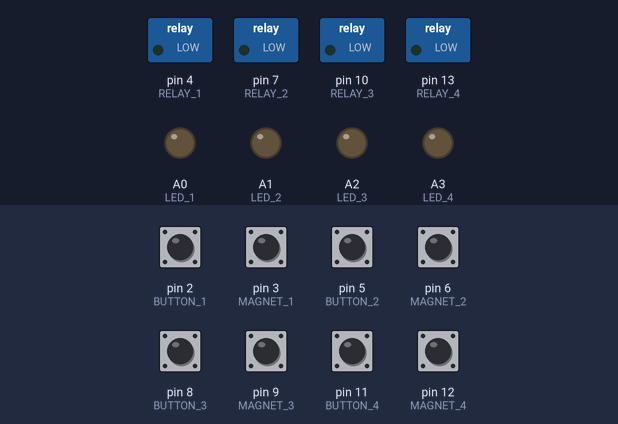
Bench run of a sketch on a simulated Arduino Uno, built with avr-gcc and run on an emulated ATmega328P. Parts: switched loads named in the sketch (green lamp = pin HIGH), output pins drawn as LEDs (lit = HIGH). The inputs (shaded band) are chosen by the test bench; at power-on: pin 2 (BUTTON_1), pin 3 (MAGNET_1), pin 5 (BUTTON_2), pin 6 (MAGNET_2), pin 8 (BUTTON_3), pin 9 (MAGNET_3), pin 11 (BUTTON_4), pin 12 (MAGNET_4) HIGH.

Above: at 1.2 s.
1.3 s: pin 2 (BUTTON_1) pulled LOW for 0.15 s
At 1.37 s:
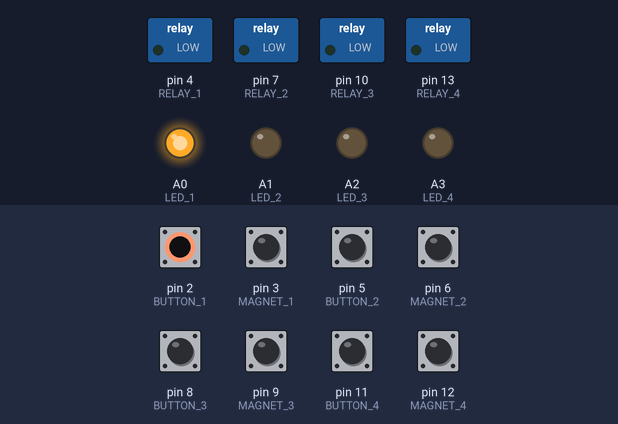
2.9 s: pin 3 (MAGNET_1) pulled LOW for 0.15 s
At 2.97 s:
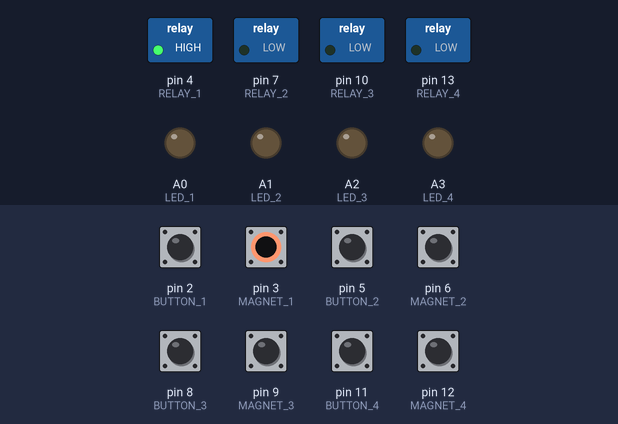
4.5 s: pin 5 (BUTTON_2) pulled LOW for 0.15 s
At 4.57 s:
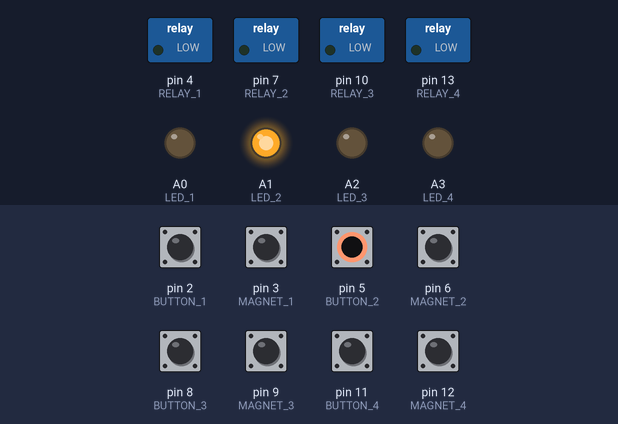
6.1 s: pin 6 (MAGNET_2) pulled LOW for 0.15 s
At 6.17 s:
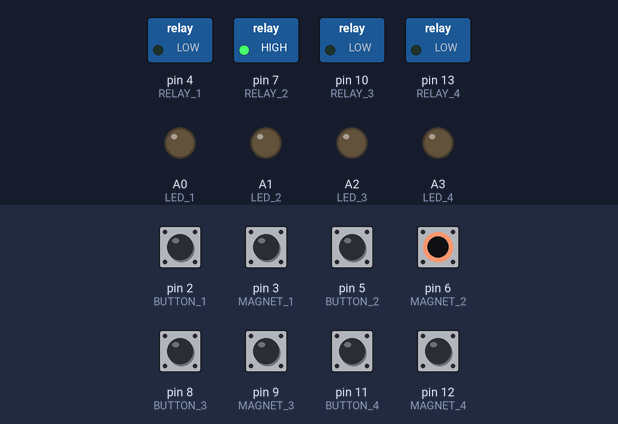
7.7 s: pin 8 (BUTTON_3) pulled LOW for 0.15 s
At 7.77 s:
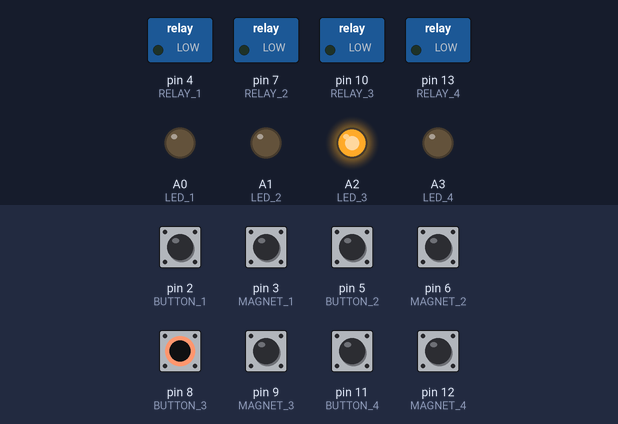
9.3 s: pin 9 (MAGNET_3) pulled LOW for 0.15 s
At 9.37 s:
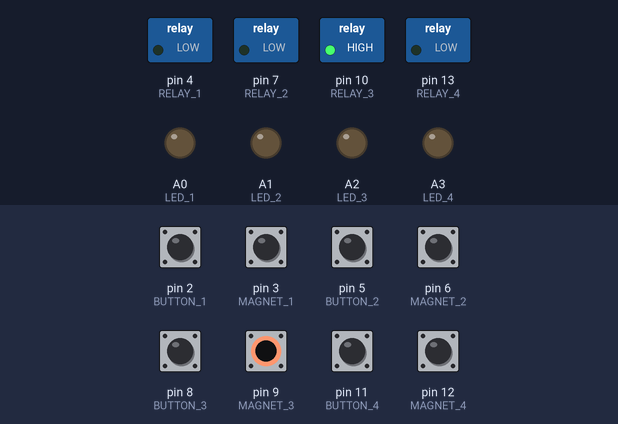
Timing chart, 0 to 11.9 s (numbered marks = the images above; inputs shaded):
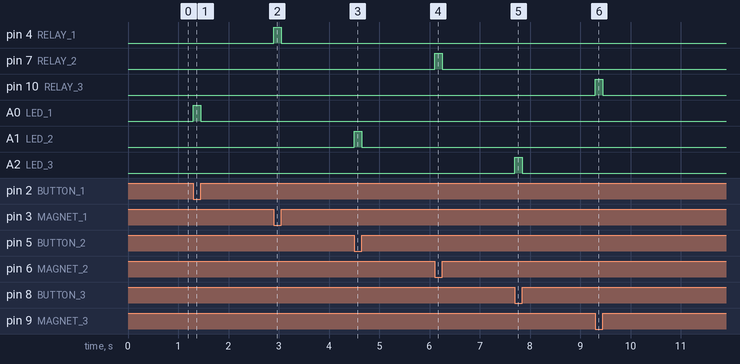

The sketch:

elevators.ino
```cpp
// Elevator 1
const int LED_1 = A0;
const int BUTTON_1 = 2;
const int MAGNET_1 = 3;
const int RELAY_1 = 4;

// Elevator 2
const int LED_2 = A1;
const int BUTTON_2 = 5;
const int MAGNET_2 = 6;
const int RELAY_2 = 7;

// Elevator 3
const int LED_3 = A2;
const int BUTTON_3 = 8;
const int MAGNET_3 = 9;
const int RELAY_3 = 10;

// Elevator 4
const int LED_4 = A3;
const int BUTTON_4 = 11;
const int MAGNET_4 = 12;
const int RELAY_4 = 13;

void setup() {
  // LED
  pinMode(LED_1, OUTPUT);
  pinMode(LED_2, OUTPUT);
  pinMode(LED_3, OUTPUT);
  pinMode(LED_4, OUTPUT);

  // Buttons
  pinMode(BUTTON_1, INPUT_PULLUP);
  pinMode(BUTTON_2, INPUT_PULLUP);
  pinMode(BUTTON_3, INPUT_PULLUP);
  pinMode(BUTTON_4, INPUT_PULLUP);

  // Magnets
  pinMode(MAGNET_1, INPUT_PULLUP);
  pinMode(MAGNET_2, INPUT_PULLUP);
  pinMode(MAGNET_3, INPUT_PULLUP);
  pinMode(MAGNET_4, INPUT_PULLUP);

  // Relays
  pinMode(RELAY_1, OUTPUT);
  pinMode(RELAY_2, OUTPUT);
  pinMode(RELAY_3, OUTPUT);
  pinMode(RELAY_4, OUTPUT);
}

void loop(void) {
  elevatorOne();
  elevatorTwo();
  elevatorThree();
  elevatorFour();
}

// Sensor logic for Elevator 1
void elevatorOne() {
  // IF BUTTON PRESSING
  if(digitalRead(BUTTON_1) == 0) {
    // TURN LED BUTTON ON
    digitalWrite(LED_1, 1);

    // TURN ELEVATORS
    digitalWrite(RELAY_1, LOW);
  }
  // ELSE BUTTON NOT PRESSING
  else {
    // TURN LED BUTTON OFF
    digitalWrite(LED_1, 0);

    // NORMAL ELEVATOR LOGIC
    // read magnet state
    int magnetState = digitalRead(MAGNET_1);
    // if magnets are not touching
    if (magnetState == HIGH) {
      // turn elevators
      digitalWrite(RELAY_1, LOW);
    }
    // else if magnets are touching
    else {
      // stop elevators
      digitalWrite(RELAY_1, HIGH);
    }
  }
}

// Sensor logic for Elevator 2
void elevatorTwo() {
  // IF BUTTON PRESSING
  if(digitalRead(BUTTON_2) == 0) {
    // TURN LED BUTTON ON
    digitalWrite(LED_2, 1);

    // TURN ELEVATORS
    digitalWrite(RELAY_2, LOW);
  }
  // ELSE BUTTON NOT PRESSING
  else {
    // TURN LED BUTTON OFF
    digitalWrite(LED_2, 0);

    // NORMAL ELEVATOR LOGIC
    // read magnet state
    int magnetState = digitalRead(MAGNET_2);
    // if magnets are not touching
    if (magnetState == HIGH) {
      // turn elevators
      digitalWrite(RELAY_2, LOW);
    }
    // else if magnets are touching
    else {
      // stop elevators
      digitalWrite(RELAY_2, HIGH);
    }
  }
}

// Sensor logic for Elevator 3
void elevatorThree() {
  // IF BUTTON PRESSING
  if(digitalRead(BUTTON_3) == 0) {
    // TURN LED BUTTON ON
    digitalWrite(LED_3, 1);

    // TURN ELEVATORS
    digitalWrite(RELAY_3, LOW);
  }
  // ELSE BUTTON NOT PRESSING
  else {
    // TURN LED BUTTON OFF
    digitalWrite(LED_3, 0);

    // NORMAL ELEVATOR LOGIC
    // read magnet state
    int magnetState = digitalRead(MAGNET_3);
    // if magnets are not touching
    if (magnetState == HIGH) {
      // turn elevators
      digitalWrite(RELAY_3, LOW);
    }
    // else if magnets are touching
    else {
      // stop elevators
      digitalWrite(RELAY_3, HIGH);
    }
  }
}

// Sensor logic for Elevator 4
void elevatorFour() {
  // IF BUTTON PRESSING
  if(digitalRead(BUTTON_4) == 0) {
    // TURN LED BUTTON ON
    digitalWrite(LED_4, 1);

    // TURN ELEVATORS
    digitalWrite(RELAY_4, LOW);
  }
  // ELSE BUTTON NOT PRESSING
  else {
    // TURN LED BUTTON OFF
    digitalWrite(LED_4, 0);

    // NORMAL ELEVATOR LOGIC
    // read magnet state
    int magnetState = digitalRead(MAGNET_4);
    // if magnets are not touching
    if (magnetState == HIGH) {
      // turn elevators
      digitalWrite(RELAY_4, LOW);
    }
    // else if magnets are touching
    else {
      // stop elevators
      digitalWrite(RELAY_4, HIGH);
    }
  }
}
```

Measured:
- after the input at 1.3 s, A0 (LED_1): LOW → HIGH at once, → LOW 0.15 s later
- after the input at 2.9 s, pin 4 (RELAY_1): LOW → HIGH at once, → LOW 0.15 s later
- after the input at 4.5 s, A1 (LED_2): LOW → HIGH at once, → LOW 0.15 s later
- after the input at 6.1 s, pin 7 (RELAY_2): LOW → HIGH at once, → LOW 0.15 s later
- after the input at 7.7 s, A2 (LED_3): LOW → HIGH at once, → LOW 0.15 s later
- after the input at 9.3 s, pin 10 (RELAY_3): LOW → HIGH at once, → LOW 0.15 s later
